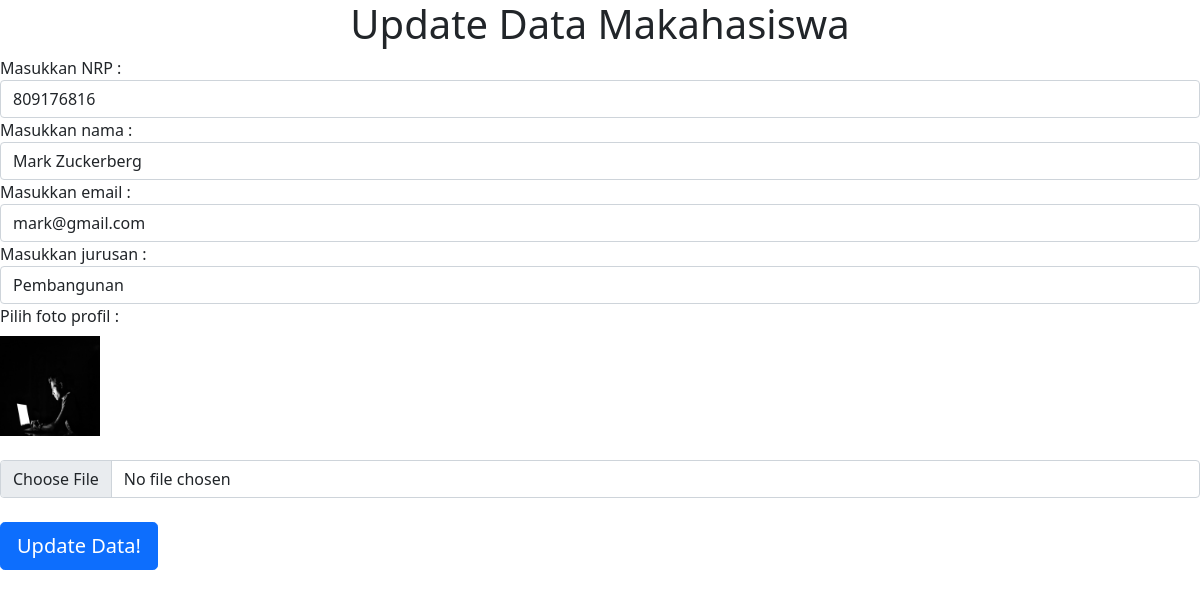
Page /update.php?id=2 (signed in) on the earlier database version.
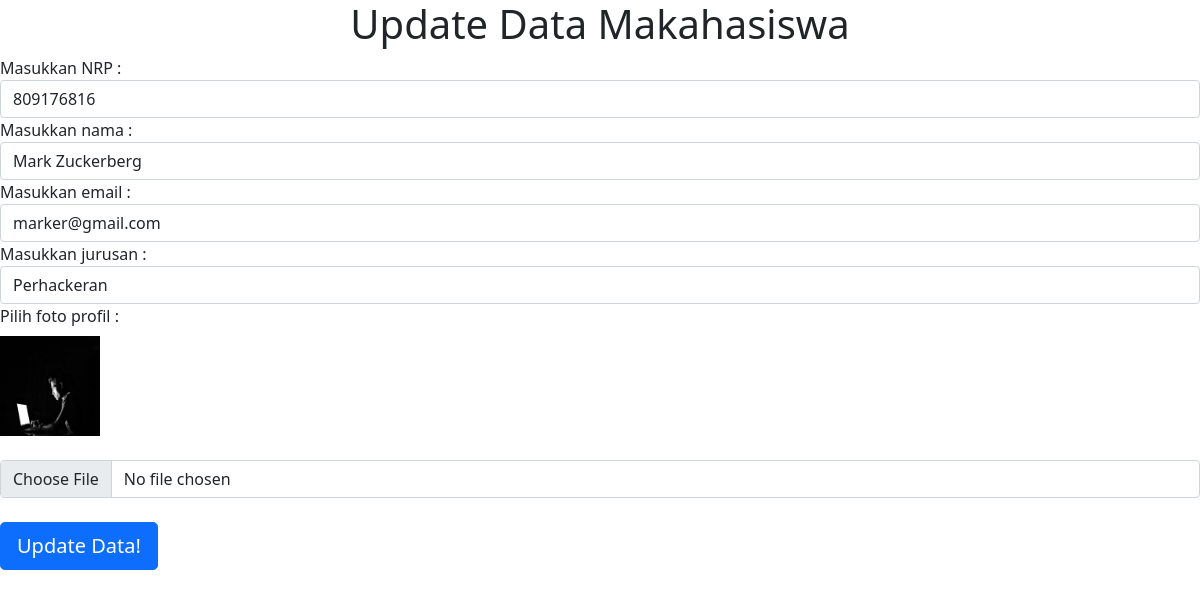
Same page on the later database version.
### tables this page shows
CREATE TABLE `mahasiswa` (
  `id` int(11) NOT NULL,
  `nama` varchar(100) NOT NULL,
  `nrp` char(9) NOT NULL,
  `email` varchar(100) NOT NULL,
  `jurusan` varchar(100) NOT NULL,
  `gambar` varchar(100) NOT NULL
);

### functions.php (called while the page is built, shortened)
<?php
$server = 'localhost';
$username = 'root';
$password = '';
$db_name = 'belajar_database';
$conn = mysqli_connect($server, $username, $password, $db_name);
function query($query){
    global $conn;
    $result = mysqli_query($conn, $query);
    $rows = [];
    while ($row = mysqli_fetch_assoc($result)) {
        $rows[] = $row;
    }
    return $rows;
}
?>

### update.php (the view, shortened to what this page needs)
<?php
require 'functions.php';
$idTarget = $_GET['id'];
$idMahasiswa = query("SELECT * FROM mahasiswa WHERE id = $idTarget")[0];
?>
<!DOCTYPE html>
<html lang="en">
<head>
    <link href="https://cdn.jsdelivr.net/npm/bootstrap@5.0.0-beta3/dist/css/bootstrap.min.css" rel="stylesheet">
</head>
<body>
    <h1 class="text-center">Update Data Makahasiswa</h1>
    <form action="" method="post" enctype="multipart/form-data">
                <div class="form-group">
                <label for="nrp">Masukkan NRP : </label>
                <input type="text" name="nrp" id="nrp" class="form-control" value="<?php echo $idMahasiswa['nrp']; ?>">
                <label for="nama">Masukkan nama : </label>
                <input type="text" name="nama" id="nama" class="form-control" value="<?php echo $idMahasiswa['nama']; ?>">
                <label for="email">Masukkan email : </label>
                <input type="email" name="email" id="email" class="form-control" value="<?php echo $idMahasiswa['email']; ?>">
                <label for="jurusan">Masukkan jurusan : </label>
                <input type="text" name="jurusan" id="jurusan" class="form-control" value="<?php echo $idMahasiswa['jurusan']; ?>">
                <label for="formFile" class="form-label">Pilih foto profil : </label><br>
                <img src="img/user/<?php echo $idMahasiswa['gambar']; ?>" alt="Foto Profil" width="100"><br><br>
                <input class="form-control" type="file" id="formFile" name="gambar"><br>
                <button type="submit" class="btn btn-primary btn-lg btn-block" name="submit">Update Data!</button>
                </div>
    </form>
</body>
</html>

Differences in the rows shown:
changed mahasiswa "Mark Zuckerberg": email "mark@gmail.com" → "marker@gmail.com"; jurusan "Pembangunan" → "Perhackeran"
